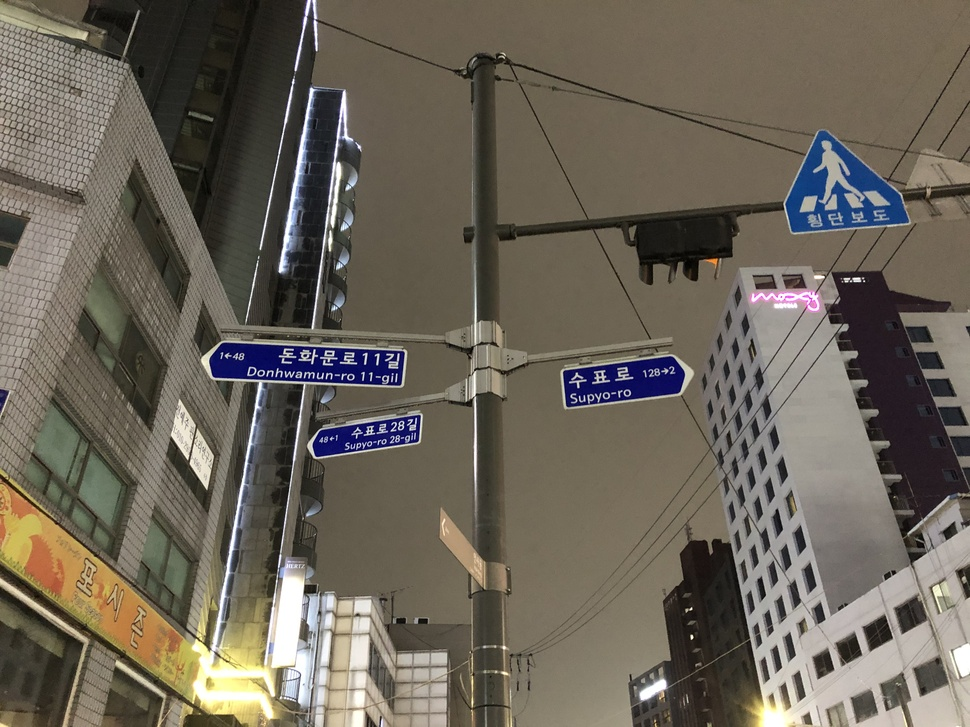
#> input picture images/sign9.jpg, 970 x 727 px, shrunk from 4032 x 3024 before the run
$ jupyter execute --allow-errors main.ipynb
#> lines starting #> are read from the running program, lines starting #| are printed output that depends on the picture; after the words box and inside, x2 and y2 are one past the last pixel; in counts of white or black regions, pixels touching at a corner belong together; long printed decimals are rounded
[cell 1]
import cv2
import numpy as np
import matplotlib.pyplot as plt
from scipy.spatial import distance

[cell 2]
img_ori = cv2.imread('./images/sign9.jpg')
#> img_ori is the input picture: shape (727, 970, 3); mean B, G, R 89, 100.5, 107.4

height, width, channel = img_ori.shape

plt.figure(figsize=(12, 10))
plt.imshow(cv2.cvtColor(img_ori, cv2.COLOR_BGR2RGB))

[cell 3]
YCC = cv2.cvtColor(img_ori, cv2.COLOR_BGR2YCrCb)
#> YCC: shape (727, 970, 3); mean of channels 0, 1, 2 101.2, 132.4, 121.1

plt.figure(figsize=(12, 10))
plt.imshow(YCC)

[cell 4]
YCC_2d = YCC[:,:,0]
YCC[:,:,0] = cv2.equalizeHist(YCC_2d)
#> YCC: shape (727, 970, 3); mean of channels 0, 1, 2 128.7, 132.4, 121.1

RGB = cv2.cvtColor(YCC, cv2.COLOR_YCrCb2BGR)
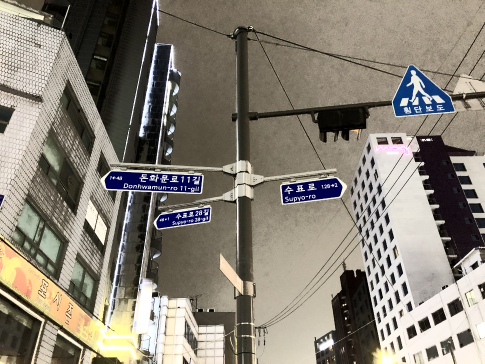
#> RGB: shape (727, 970, 3) (shown at 1/2 size); mean B, G, R 116.4, 128, 134.7

YCC = cv2.cvtColor(RGB, cv2.COLOR_BGR2YCrCb)
#> YCC: shape (727, 970, 3); mean of channels 0, 1, 2 128.7, 132.3, 121.1

plt.figure(figsize=(12, 10))
plt.imshow(YCC)

[cell 5]
YCC_2d = YCC[:,:,2]
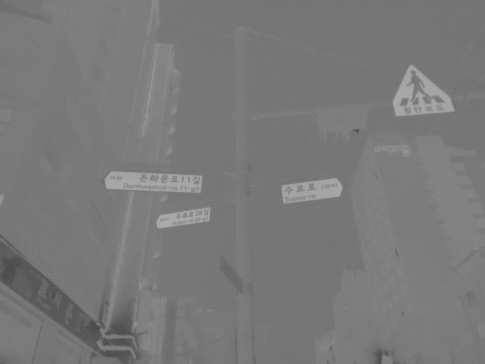
#> YCC_2d: shape (727, 970) (shown at 1/2 size); min 72, max 174, mean 121.1
blue_mean = np.mean(YCC_2d)
#> blue_mean = 121.1
blue_max = np.max(YCC_2d)
#> blue_max = 174
Threshold = int((blue_mean + blue_max) / 2)
#> Threshold = 147
print(Threshold)
#| 147
print('mean : {}'.format(blue_mean))
#| mean : 121.090
print('max : {}'.format(blue_max))
#| max : 174

plt.figure(figsize=(12, 10))
plt.imshow(YCC_2d)

[cell 6]
# 1 - mean = 144, max = 177, Threshold = 160 (145~165)
# 2 - mean = 127, max = 210, Threshold = 180 (140~190)
# 3 - mean = 145, max = 209, Threshold = 175 (170~190)
# 4 - mean = 135, max = 161, Threshold = impossible
# 5 - mean = 119, max = 202, Threshold = 140 (130~150)
# 6 - mean = 131, max = 155, Threshold = 140 (135~145)
# 7 - mean = 126, max = 157, Threshold = 130 (125~130)
# 8 - mean = 125, max = 161, Threshold = 135 (130~135)
# 9 - mean = 121, max = 203, Threshold = 160 (130~160)

[cell 7]
Threshold_YCC = cv2.threshold(YCC_2d, Threshold-8, 255, cv2.THRESH_BINARY)
mask_YCC = np.repeat(np.expand_dims(Threshold_YCC[1], axis=2), 3, axis=2).astype(np.uint8)
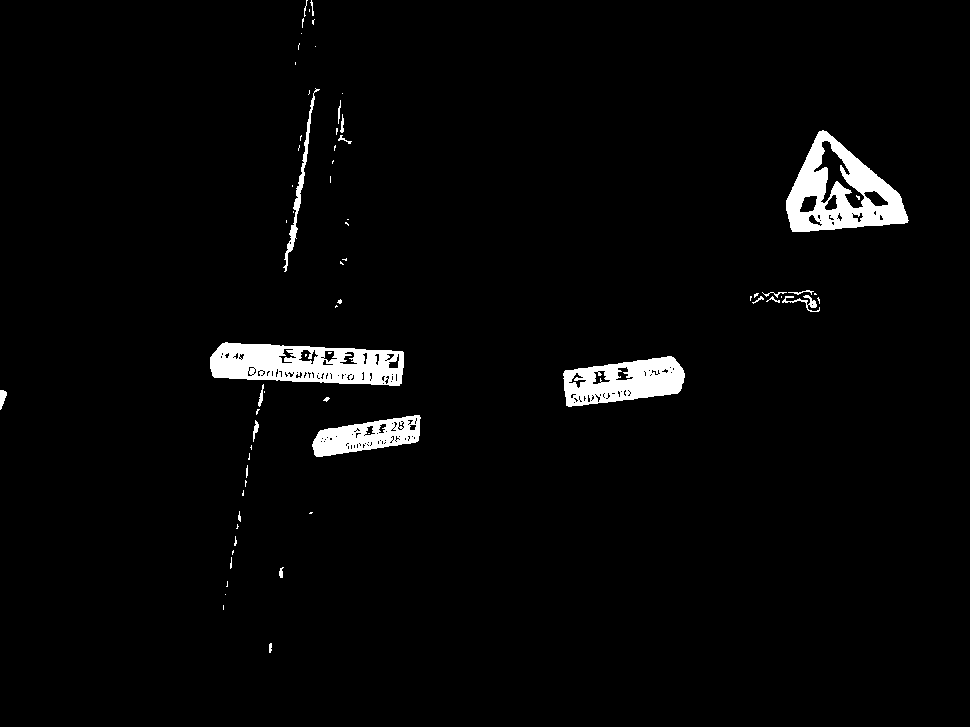
#> mask_YCC: shape (727, 970, 3); 2.9% white; 70 white regions (48 under 20 px)

plt.figure(figsize=(12, 10))
plt.imshow(Threshold_YCC[1])
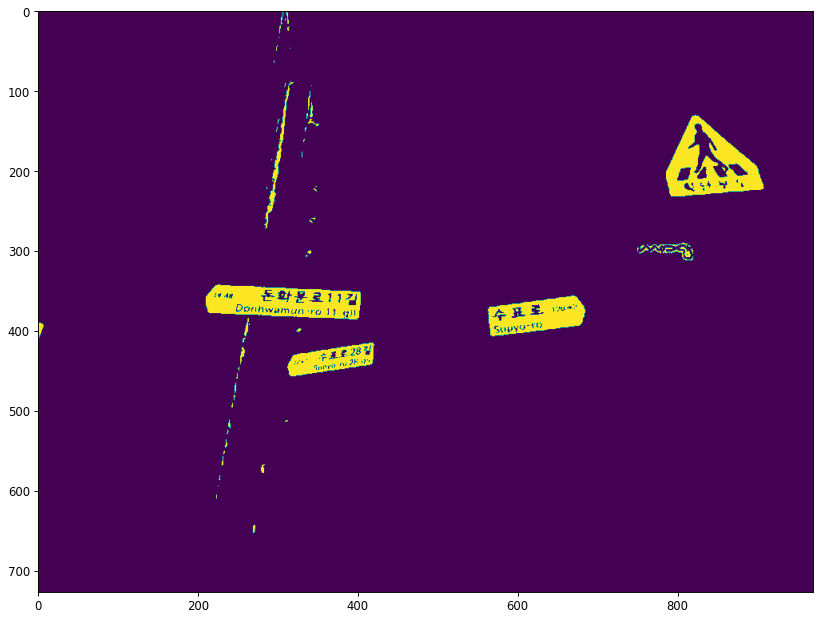
#> figure drawn by matplotlib, 1 panel

[cell 8]
contours, _  = cv2.findContours(
    Threshold_YCC[1],
    mode=cv2.RETR_LIST,
    method=cv2.CHAIN_APPROX_SIMPLE
)
#> contours = 257 contours, 221 with area under 20; largest, box (x1, y1, x2, y2) and area: (786, 130, 909, 232) 7512, (210, 342, 404, 386) 6511, (563, 356, 685, 407) 4260, (312, 415, 421, 457) 2739, (813, 140, 865, 209) 1171

temp_result = np.zeros((height, width, channel), dtype=np.uint8)

#> (the rest of this cell did not finish here and is left out)

[cell 9]
temp_result = np.zeros((height, width, channel), dtype=np.uint8)

contours_dict = []

for contour in contours:
    x, y, w, h = cv2.boundingRect(contour)
    cv2.rectangle(temp_result, pt1=(x, y), pt2=(x+w, y+h), color=(255, 255, 255), thickness=2)

    # insert to dict
    contours_dict.append({
        'contour': contour,
        'x': x,
        'y': y,
        'w': w,
        'h': h,
        'cx': x + (w / 2),
        'cy': y + (h / 2)
    })
#> this loop made 257 passes
#> (x, y, w, h) on passes 1, 3, 5: (269, 643, 3, 10), (225, 594, 1, 1), (279, 567, 5, 11)
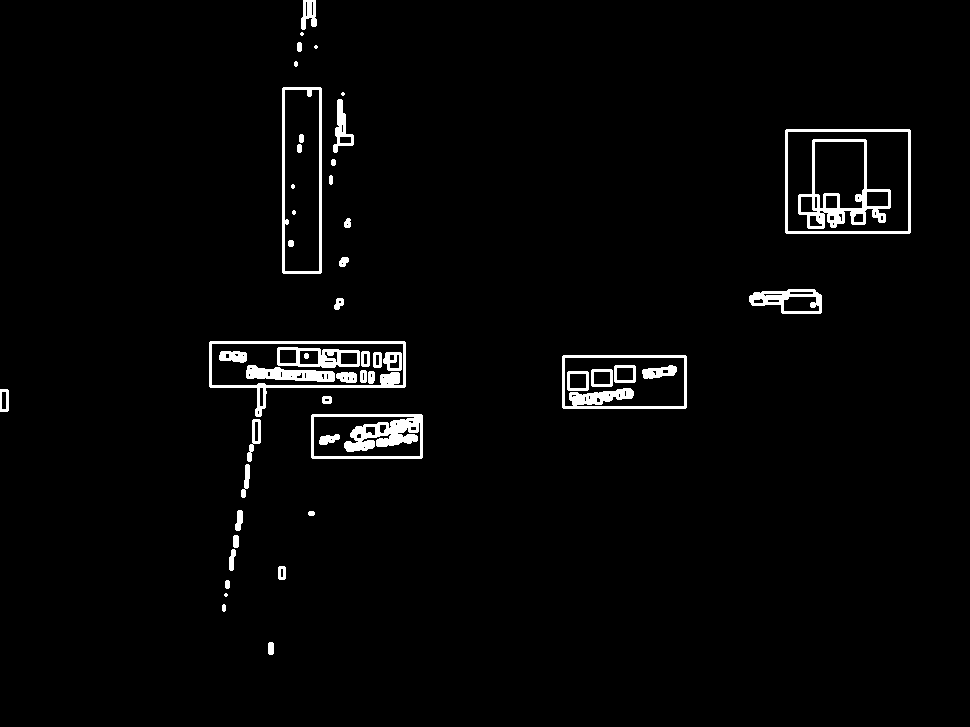
#> temp_result: shape (727, 970, 3); 2.5% white; 52 white regions (6 under 20 px), largest, box (x1, y1, x2, y2) and area: (311, 414, 423, 459) 2359, (798, 139, 891, 229) 1989, (209, 341, 406, 417) 1855
#> after the loop, contours_dict = 257 items

plt.figure(figsize=(12, 10))
plt.imshow(temp_result)

[cell 10]
MIN_AREA = (width * height) / 160 #80000
MAX_AREA = (width * height) / 10
MIN_RATIO, MAX_RATIO = 1.5, 10

possible_contours = []

for d in contours_dict:
    area = d['w'] * d['h']
    ratio = d['w'] / d['h']

    if MIN_AREA < area < MAX_AREA \
    and MIN_RATIO < ratio < MAX_RATIO:
        possible_contours.append(d)
#> this loop made 257 passes
#> (area, ratio) on passes 1, 5, 6: (30, 0.3), (55, 0.455), (24, 0.167)
#> after the loop, possible_contours = 3 items

# visualize possible contours
temp_result = np.zeros((height, width, channel), dtype=np.uint8)

for d in possible_contours:
    cv2.drawContours(temp_result, d['contour'], -1, (255, 255, 255))
    cv2.rectangle(temp_result, pt1=(d['x'], d['y']), pt2=(d['x']+d['w'], d['y']+d['h']), color=(255, 255, 255), thickness=2)
#> this loop made 3 passes
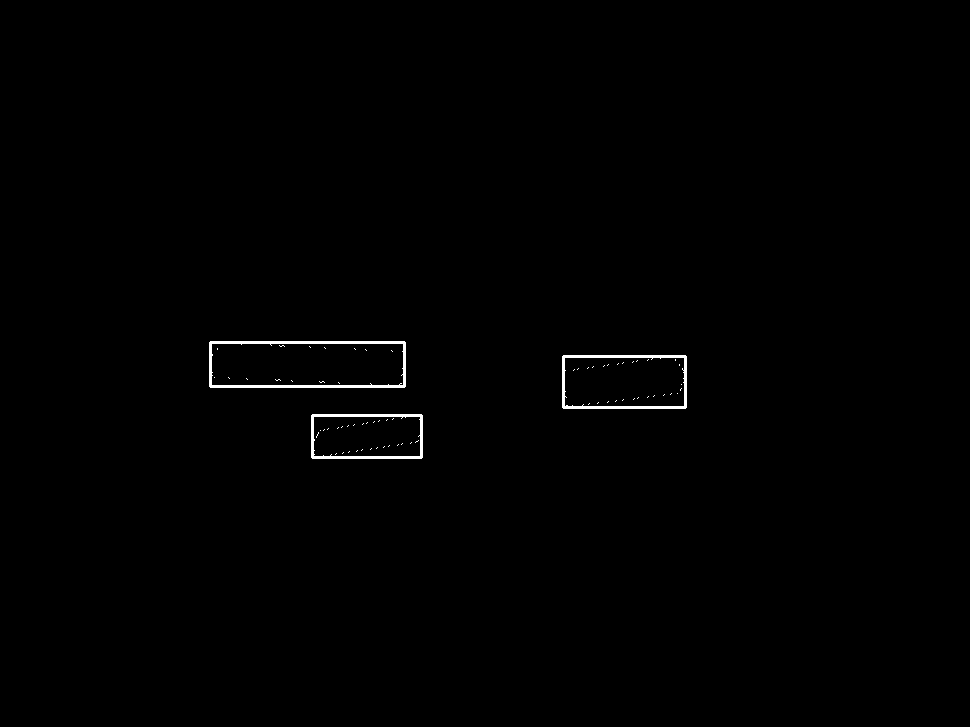
#> temp_result: shape (727, 970, 3); 0.5% white; 71 white regions (68 under 20 px), largest, box (x1, y1, x2, y2) and area: (209, 341, 406, 388) 1441, (562, 355, 687, 409) 1052, (311, 414, 423, 459) 915

plt.figure(figsize=(12, 10))
plt.imshow(temp_result, cmap='gray')

[cell 11]
for idx, d in enumerate(possible_contours):
    rect = cv2.minAreaRect(d['contour'])
    box = cv2.boxPoints(rect)
    box = np.int0(box)

    sorted_box = sorted(box, key=lambda x : x[0])
    sorted_box[0:2] = sorted(sorted_box[0:2], key=lambda x : x[1])
    sorted_box[2:4] = sorted(sorted_box[2:4], key=lambda x : x[1])

    box_width = int(distance.euclidean(sorted_box[0], sorted_box[2]))
    box_height = int(distance.euclidean(sorted_box[0], sorted_box[1]))

    print(box_width, box_height)

    srcPoint = np.array([sorted_box[0], sorted_box[2], sorted_box[3], sorted_box[1]], dtype=np.float32)
    dstPoint = np.array([[0,0], [box_width, 0], [box_width, box_height], [0, box_height]], dtype=np.float32)

    matrix = cv2.getPerspectiveTransform(srcPoint, dstPoint)

    result = cv2.warpPerspective(img_ori, matrix, (box_width, box_height))

    plt.figure(figsize=(6, 5))
    plt.subplot(len(possible_contours), 1, idx+1)
    plt.imshow(cv2.cvtColor(result, cv2.COLOR_BGR2RGB))
#> this loop made 3 passes
#> (rect, box, box_width, box_height, srcPoint, dstPoint) on passes 1 to 2: (((366.6, 435.7), (111.1, 27.38), -8.49), [[313, 457], [309, 430], [419, 413], [423, 441]], 111, 27, [[309, 430], [419, 413], [423, 441], [313, 457]], [[0, 0], [111, 0], [111, 27], [0, 27]]), (((623.9, 381), (121.2, 38.13), -7.59), [[566, 407], [561, 370], [681, 354], [686, 391]], 121, 37, [[561, 370], [681, 354], [686, 391], [566, 407]], [[0, 0], [121, 0], [121, 37], [0, 37]])
#> (printed output is left out)
#> pass 1, `result = cv2.warpPerspective(img_ori, matrix, (box_width, box_height))`:
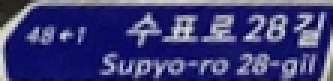
#> result: shape (27, 111, 3) (shown 3 times larger); mean B, G, R 118.8, 60.5, 60.1
#> pass 3, `result = cv2.warpPerspective(img_ori, matrix, (box_width, box_height))`:
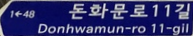
#> result: shape (36, 193, 3); mean B, G, R 107.7, 49.9, 48.9

$ run again, with images/sign1.jpg copied over images/sign9.jpg
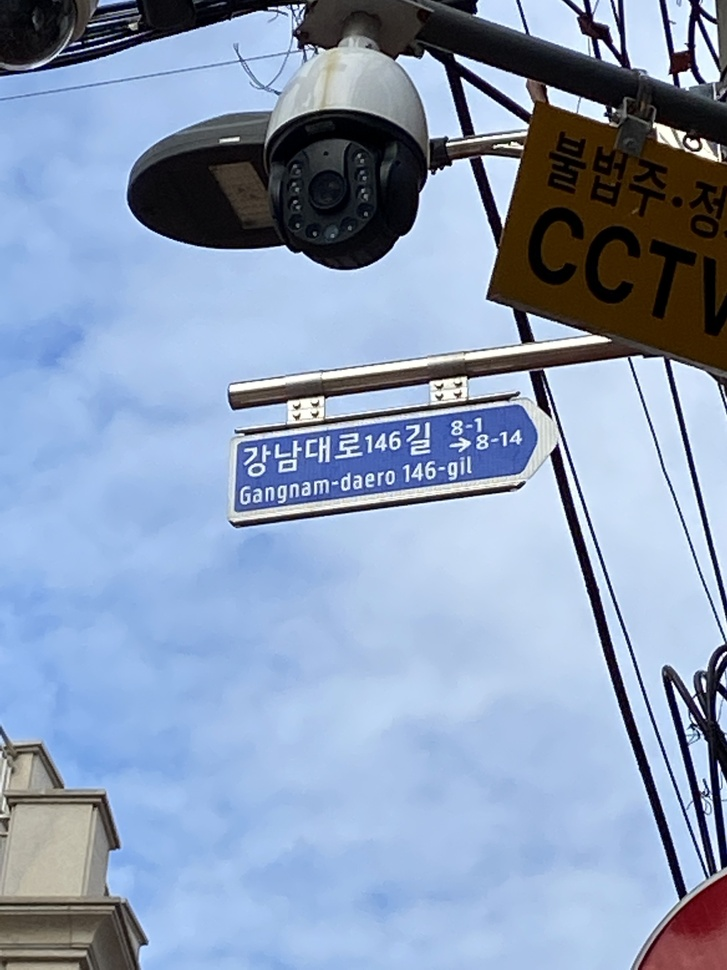
#> input picture images/sign1.jpg, 727 x 970 px, shrunk from 3024 x 4032 before the run
#> img_ori is the input picture: shape (970, 727, 3); mean B, G, R 182.7, 155.7, 138.5
#> blue_mean = 143.9
#> blue_max = 176
#> Threshold = 159
#| 159
#| mean : 143.905
#| max : 176
#> mask_YCC: shape (970, 727, 3); 37.7% white; 165 white regions (133 under 20 px)
#> contours = 251 contours, 193 with area under 20; largest, box (x1, y1, x2, y2) and area: (0, 15, 662, 970) 247718, (236, 405, 538, 511) 19692, (431, 787, 507, 841) 1920, (406, 421, 431, 456) 503, (274, 439, 303, 473) 478
#> the loop `for contour in contours:` made 251 passes
#> (x, y, w, h) on passes 1, 3, 6: (545, 958, 1, 1), (400, 944, 3, 5), (303, 941, 4, 4)
#> after the loop `for contour in contours:`: contours_dict = 251 items
#> the loop `for d in contours_dict:` made 251 passes
#> (area, ratio) on passes 7 to 9: (36, 1), (680, 1.7), (24, 1.5)
#> after the loop `for d in contours_dict:`: possible_contours = 1 item
#> the loop `for d in possible_contours:` made 1 pass
#> after the loop `for d in possible_contours:`:
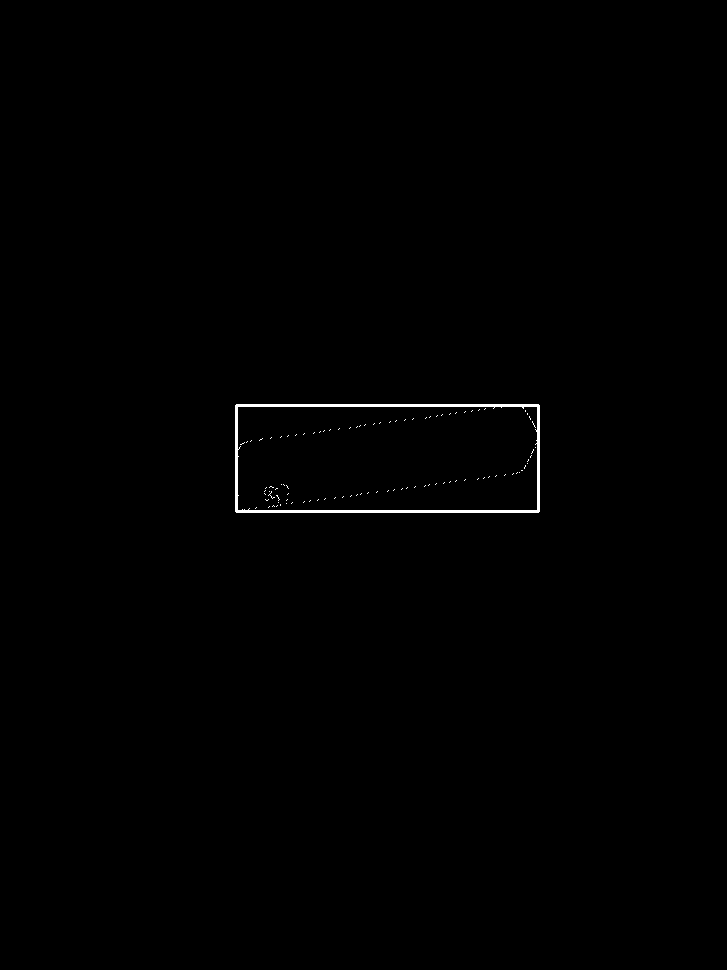
#> temp_result: shape (970, 727, 3); 0.38% white; 99 white regions (98 under 20 px), largest, box (x1, y1, x2, y2) and area: (235, 404, 540, 513) 2466
#> the loop `for idx, d in enumerate(possible_contours):` made 1 pass
#> (rect, box, box_width, box_height, srcPoint, dstPoint) on pass 1: (((384.7, 456.4), (308.4, 69.42), -7.65), [[236, 511], [227, 442], [532, 401], [542, 470]], 307, 69, [[227, 442], [532, 401], [542, 470], [236, 511]], [[0, 0], [307, 0], [307, 69], [0, 69]])
#> (printed output is left out)
#> pass 1, `result = cv2.warpPerspective(img_ori, matrix, (box_width, box_height))`:
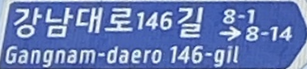
#> result: shape (69, 307, 3); mean B, G, R 179.7, 124.3, 104

$ run again, with images/sign2.jpg copied over images/sign9.jpg
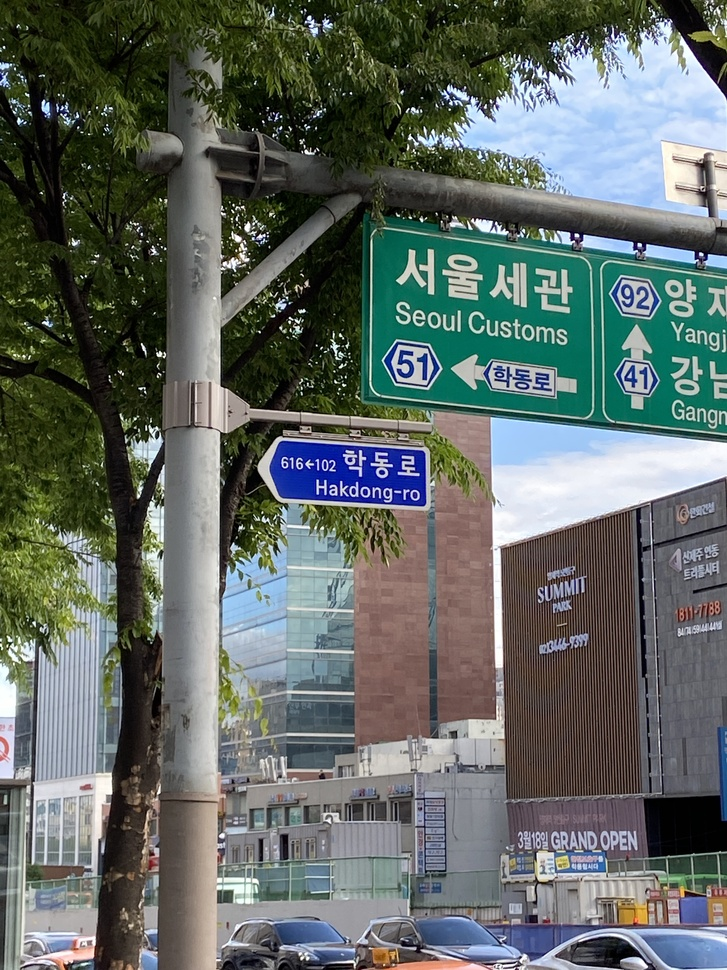
#> input picture images/sign2.jpg, 727 x 970 px, shrunk from 3024 x 4032 before the run
#> img_ori is the input picture: shape (970, 727, 3); mean B, G, R 100.7, 105.2, 96.6
#> blue_mean = 126.6
#> blue_max = 204
#> Threshold = 165
#| 165
#| mean : 126.646
#| max : 204
#> mask_YCC: shape (970, 727, 3); 1.7% white; 75 white regions (42 under 20 px)
#> contours = 101 contours, 58 with area under 20; largest, box (x1, y1, x2, y2) and area: (270, 441, 426, 506) 8377, (664, 936, 727, 964) 913, (681, 898, 706, 922) 515, (513, 931, 551, 951) 406, (719, 729, 727, 819) 309
#> the loop `for contour in contours:` made 101 passes
#> (x, y, w, h) on passes 2, 4, 7, 10, 12, 13, 15, 16: (686, 965, 13, 3), (145, 957, 10, 10), (532, 943, 5, 4), (688, 939, 5, 3), (664, 936, 63, 28), (513, 931, 38, 20), (304, 924, 37, 17), (446, 920, 42, 18)
#> after the loop `for contour in contours:`:
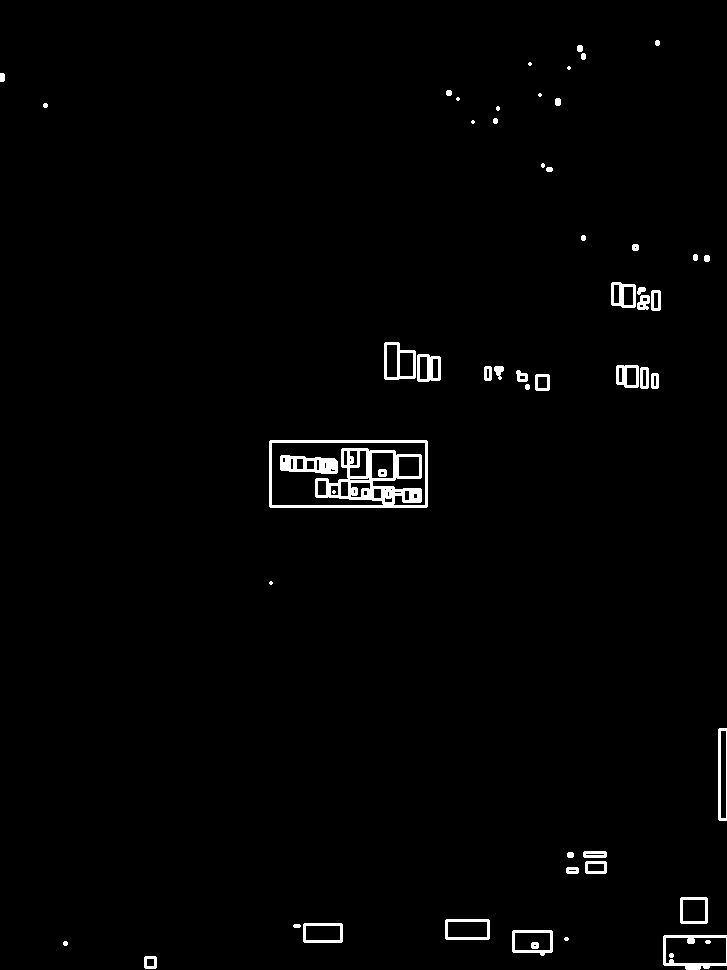
#> temp_result: shape (970, 727, 3); 1.5% white; 56 white regions (10 under 20 px), largest, box (x1, y1, x2, y2) and area: (269, 440, 428, 508) 3620, (280, 455, 338, 474) 727, (663, 935, 727, 970) 625
#> after the loop `for contour in contours:`: contours_dict = 101 items
#> the loop `for d in contours_dict:` made 101 passes
#> (area, ratio) on passes 2, 4, 7, 12, 13, 15, 16, 17: (39, 4.33), (100, 1), (20, 1.25), (1764, 2.25), (760, 1.9), (629, 2.18), (756, 2.33), (600, 1.04)
#> after the loop `for d in contours_dict:`: possible_contours = 1 item
#> the loop `for d in possible_contours:` made 1 pass
#> the loop `for idx, d in enumerate(possible_contours):` made 1 pass
#> (rect, box, box_width, box_height, srcPoint, dstPoint) on pass 1: (((348.2, 473), (57.29, 157.2), -86.35), [[424, 506], [267, 496], [271, 439], [428, 449]], 157, 57, [[271, 439], [428, 449], [424, 506], [267, 496]], [[0, 0], [157, 0], [157, 57], [0, 57]])
#> (printed output is left out)
#> pass 1, `result = cv2.warpPerspective(img_ori, matrix, (box_width, box_height))`:
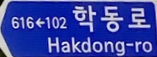
#> result: shape (57, 157, 3); mean B, G, R 163.5, 67.3, 55.4
